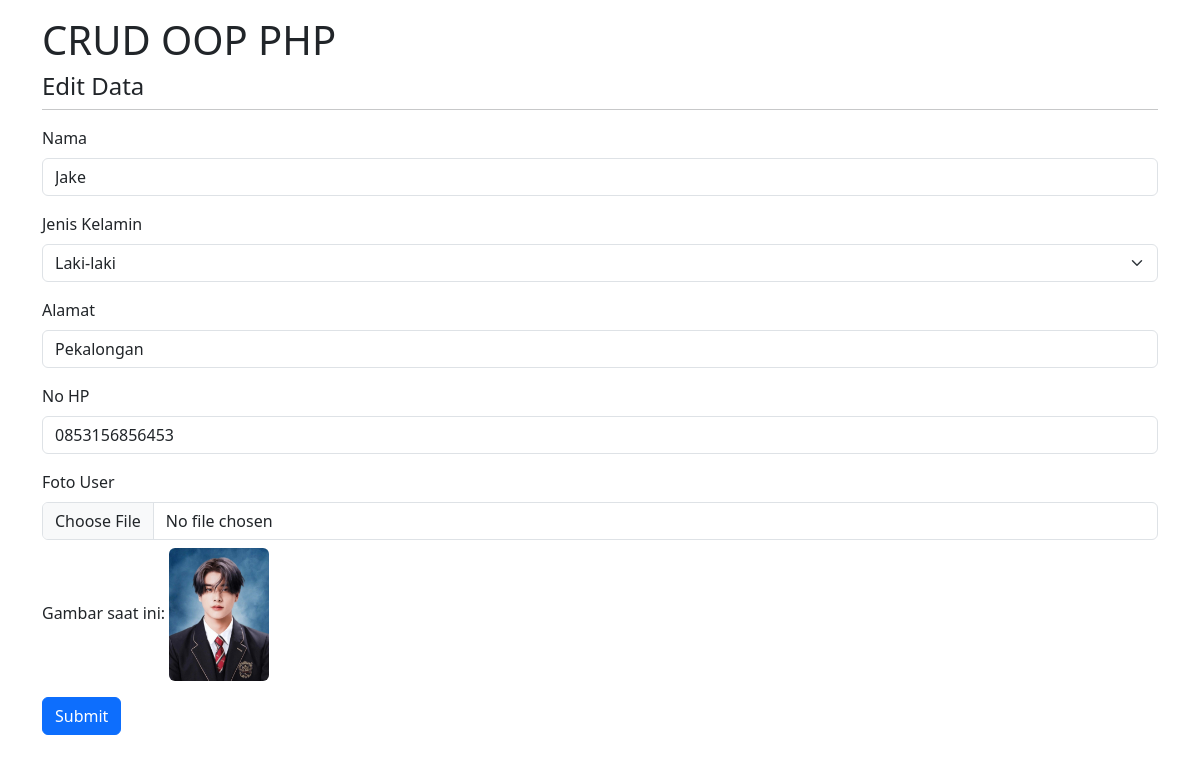
The page /edit.php?id=23 on the database its author committed.
### tables this page shows
CREATE TABLE `tb_users_0054` (
  `id` int(10) NOT NULL,
  `nama` varchar(255) NOT NULL,
  `jns_kelamin` enum('Laki-laki','Perempuan','','') NOT NULL,
  `alamat` varchar(255) NOT NULL,
  `nohp` char(13) NOT NULL,
  `gambar` blob NOT NULL
);

### database.php (called while the page is built, shortened)
<?php
    class Database{
        public $host = "localhost";
        public $username = "root";
        public $password = "";
        public $database = "db_php_0054";
        public $connect;
        function __construct()
        {
            $this->connect = mysqli_connect($this->host, $this->username, $this->password);
            mysqli_select_db($this->connect, $this->database);
        }
        function editData($id){
            $data = mysqli_query($this->connect, "SELECT * FROM tb_users_0054 WHERE id=$id");
            $rows = mysqli_fetch_all($data, MYSQLI_ASSOC);
            return $rows;
        }
    }
?>

### edit.php (the view, shortened to what this page needs)
<?php
    include 'database.php';
    $db_0054 = new Database;
    $detail = $db_0054->editData($_GET['id']);
?>
<!doctype html>
<html lang="en">
  <head>
    <link href="https://cdn.jsdelivr.net/npm/bootstrap@5.3.3/dist/css/bootstrap.min.css" rel="stylesheet"
>
  </head>
  <body>
    <div class="container mt-3">
        <h1>CRUD OOP PHP</h1>
        <h4>Edit Data</h4>
        <hr class="mt-0">
        <form method="POST" action="proses.php?aksi=update" class="my-2" enctype="multipart/form-data">
            <?php
                foreach($detail as $dataUser){  ?>
            <div class="mb-3">
                <label for="nama" class="form-label">Nama</label>
                <input type="text" class="form-control" id="nama" name="nama" value="<?php echo $dataUser['nama'] ?>">
            </div>
            <div class="mb-3">
              <label for="Select" class="form-label">Jenis Kelamin</label>
              <select id="jns_kelamin" class="form-select" id="jns_kelamin" name="jns_kelamin">
                <option value="Laki-laki" <?php echo ($dataUser['jns_kelamin'] == 'Laki-laki') ? 'selected' : ''; ?>>Laki-laki</option>
              </select>
            </div>
            <div class="mb-3">
                <label for="alamat" class="form-label">Alamat</label>
                <input type="text" class="form-control" id="alamat" name="alamat" value="<?php echo $dataUser['alamat'] ?>">
            </div>
            <div class="mb-3">
                <label for="nohp" class="form-label">No HP</label>
                <input type="text" class="form-control" id="nohp" name="nohp" value="<?php echo $dataUser['nohp'] ?>">
            </div>
            <div class="mb-3">
              <label for="gambar" class="form-label">Foto User</label>
              <input class="form-control" id="gambar" name="gambar" type="file">
              <p class="mt-2">Gambar saat ini: <img src="<?php echo $dataUser['gambar']; ?>" class="rounded" alt="Gambar saat ini" width="100"></p>
            </div>
            <?php
            }
            ?>
            <button type="submit" class="btn btn-primary">Submit</button>
        </form>
    </div>
  </body>
</html>

### rows shown on the page
tb_users_0054: nama "Jake", jns_kelamin "Laki-laki", alamat "Pekalongan", nohp "0853156856453", gambar (picture)
